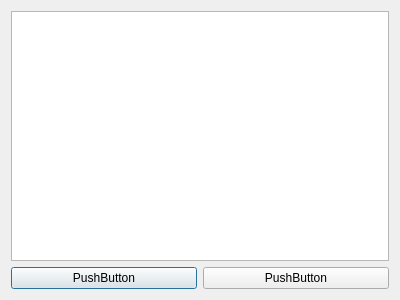
<?xml version="1.0" encoding="UTF-8"?>
<ui version="4.0">
 <class>SecDialog</class>
 <widget class="QDialog" name="SecDialog">
  <property name="geometry">
   <rect>
    <x>0</x>
    <y>0</y>
    <width>400</width>
    <height>300</height>
   </rect>
  </property>
  <property name="windowTitle">
   <string>Dialog</string>
  </property>
  <layout class="QGridLayout" name="gridLayout">
   <item row="0" column="0" colspan="2">
    <widget class="QPlainTextEdit" name="plainTextEdit"/>
   </item>
   <item row="1" column="0">
    <widget class="QPushButton" name="pushButton_2">
     <property name="text">
      <string>PushButton</string>
     </property>
    </widget>
   </item>
   <item row="1" column="1">
    <widget class="QPushButton" name="pushButton">
     <property name="text">
      <string>PushButton</string>
     </property>
    </widget>
   </item>
  </layout>
 </widget>
 <resources/>
 <connections/>
</ui>
